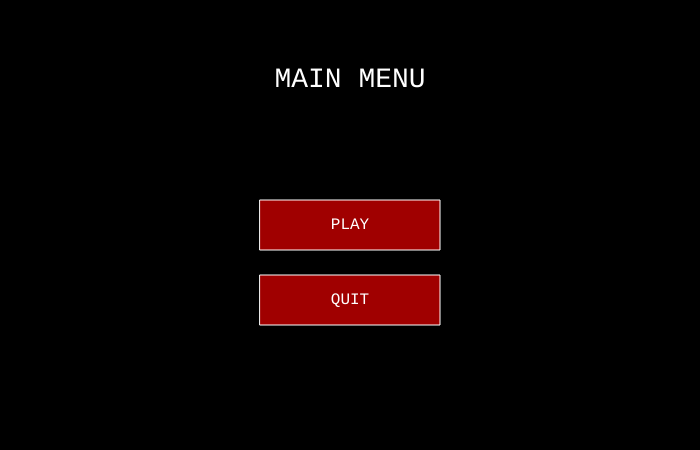
Frame 1 (no input)
Frame 60 (no input): identical to frame 1, image omitted
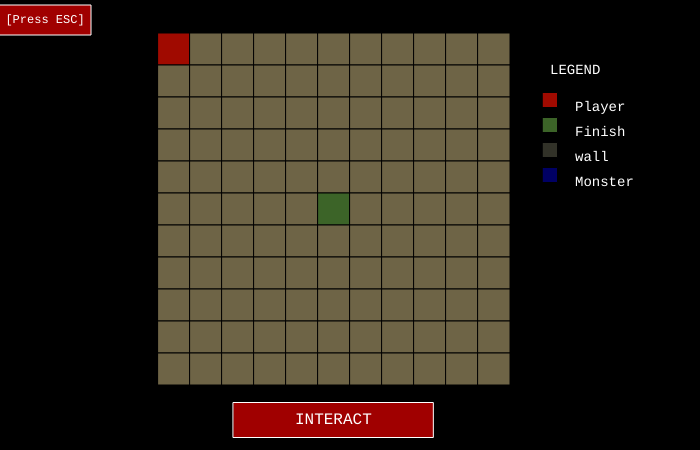
Frame 120 (the mouse pressed at the canvas centre since frame 60)

The p5.js sketch that drew these frames (run headless with seeded random() and noise() and a simulated clock; from frame 60 on, the mouse is pressed at the canvas centre):

// p5.js sketch
// ── sketch.js
let gameState = "menu";
let controllerState = "map";
let hp = 3;
console.log(hp);

 // ===== PLAYER VARIABLES =====
  let px = 0;
  let py = 0;
  // ===== Finish Variables =====
  let fx = 5;
  let fy = 5;
  // // ===== Enemy Variables =====
  let mx = 1;
  let my = 3;
   // ===== Button Variables =====
  let bx = 9;
  let by = 19;

  let distx = (px - mx);
  let disty = (py - my);

// ===== MAP =====
let gridSize = 11;
let cellSize = 32;
let grid = [];
let level = 1;

// ===== START MENU BUTTONS =====
let playBtn = { x: 350, y: 225, w: 180, h: 50 };
let quitBtn = { x: 350, y: 300, w: 180, h: 50 };
let interactBtn = { x: 700 / 2.05, y: 450 - 30, w: 200, h: 35 };
let LkeyBtn = { x: 230, y: 260, w: 130, h: 50 };
let RkeyBtn = { x: 430, y: 260, w: 130, h: 50 };
let UkeyBtn = { x: 330, y: 190, w: 130, h: 50 };
let DkeyBtn = { x: 330, y: 330, w: 130, h: 50 };

// ===== PAUSE FUNCTION =====
let isPaused = false;

// ===== GAME =====
function setup() {
  createCanvas(700, 450); // wider for legend
  textFont("monospace");
  textAlign(CENTER, CENTER);
}

function draw() {
  background(0);

  if (hp == 0){
        gameState = "quit";
      }

  if (level == 5){
    gameState = "win";
  }
      
  if (gameState === "menu") {
    drawMenu();
  } else if (gameState === "game") {
    drawESC();
    drawInteract();
    drawGrid();

     if (level > 2){
        monsterAI();
      }

     if (controllerState == "interact") {
    drawController();
    drawCoordinates();
    drawDpad();
     if ((px == fx && py == fy)){
      level = level + 1; 
      if (level == 2){
        px = 5;
        py = 0;
      }
      if (level == 3){
      px = 1;
      py = 5;
      }
      if (level == 4){
      px = 1;
      py = 8;
      mx = 1;
      my = 1;
      }
      controllerState = "map";
    }
     if ((px == mx && py == my)){
      hp = hp - 1; 
      if (level == 3){
      px = 1;
      py = 5;
      mx = 1;
      my = 3;
      }
      controllerState = "map";
    }
  } else if (controllerState == "map") {
    generateMap();
    drawLegend();
  }

    if (isPaused) {
      drawPauseOverlay();
    }
  } else if (gameState === "quit") {
    drawQuitScreen();
    noLoop();
  } 

  if (gameState == "win"){
    drawWinScreen();
    noLoop();
  }
}

// ===== START MENU =====
function drawMenu() {
  fill(255);
  textSize(28);
  text("MAIN MENU", width / 2, 80);

  drawMenuButton(playBtn, "PLAY");
  drawMenuButton(quitBtn, "QUIT");
}

function drawMenuButton(btn, label) {
  rectMode(CENTER);

  fill(160, 0, 0);
  stroke(255);
  rect(btn.x, btn.y, btn.w, btn.h);

  noStroke();
  fill(255);
  textSize(16);
  text(label, btn.x, btn.y);
}


function isInside(btn) {
  return (
    mouseX > btn.x - btn.w / 2 &&
    mouseX < btn.x + btn.w / 2 &&
    mouseY > btn.y - btn.h / 2 &&
    mouseY < btn.y + btn.h / 2
  );
}

// ===== START GAME =====
function startGame() {
  generateMap();
  isPaused = false;
  gameState = "game";
}

// ===== KEY INPUT =====
function keyPressed() {
  if (gameState === "game") {
    if (keyCode === ESCAPE) {
      isPaused = true;
      return false;
    }

    if (key === " " && isPaused) {
      isPaused = false;
    }
  }
}

// ===== MAP GENERATION =====
function generateMap(type) {
  // clear grid
  for (let y = 0; y < gridSize; y++) {
    grid[y] = [];
    for (let x = 0; x < gridSize; x++) {
      grid[y][x] = "empty";
    }
  }

  grid[py][px] = "player";
  grid[fy][fx] = "finish";

  if (level === 2) {
    fx = 5;
    fy = 10;
    grid[4][4] = "wall";
    grid[4][5] = "wall";
    grid[4][6] = "wall";
    grid[5][4] = "wall";
    grid[5][5] = "wall";
    grid[5][6] = "wall";
    grid[6][4] = "wall";
    grid[6][5] = "wall";
    grid[6][6] = "wall";
  }

  if (level === 3) {
    fx = 1;
    fy = 1;
    grid[3][3] = "wall";
    grid[3][4] = "wall";
    grid[3][5] = "wall";
    grid[3][6] = "wall";
    grid[3][7] = "wall";
    grid[4][3] = "wall";
    grid[4][4] = "wall";
    grid[4][5] = "wall";
    grid[4][6] = "wall";
    grid[4][7] = "wall";
    grid[5][3] = "wall";
    grid[5][4] = "wall";
    grid[5][5] = "wall";
    grid[5][6] = "wall";
    grid[5][7] = "wall";
    grid[6][3] = "wall";
    grid[6][4] = "wall";
    grid[6][5] = "wall";
    grid[6][6] = "wall";
    grid[6][7] = "wall";
    grid[7][3] = "wall";
    grid[7][4] = "wall";
    grid[7][5] = "wall";
    grid[7][6] = "wall";
    grid[7][7] = "wall";
    grid[my][mx] = "monster";
  }

  if (level === 4) {
    fx = 1;
    fy = 1;
    grid[3][3] = "wall";
    grid[3][4] = "wall";
    grid[3][5] = "wall";
    grid[3][6] = "wall";
    grid[3][7] = "wall";
    grid[4][3] = "wall";
    grid[4][4] = "wall";
    grid[4][5] = "wall";
    grid[4][6] = "wall";
    grid[4][7] = "wall";
    grid[5][3] = "wall";
    grid[5][4] = "wall";
    grid[5][5] = "wall";
    grid[5][6] = "wall";
    grid[5][7] = "wall";
    grid[6][3] = "wall";
    grid[6][4] = "wall";
    grid[6][5] = "wall";
    grid[6][6] = "wall";
    grid[6][7] = "wall";
    grid[7][3] = "wall";
    grid[7][4] = "wall";
    grid[7][5] = "wall";
    grid[7][6] = "wall";
    grid[7][7] = "wall";
    grid[my][mx] = "monster";
    grid[bx][by] = "button";
}
}

// ===== DRAW GRID =====
function drawGrid() {
  let gridPixelSize = gridSize * cellSize;

  let offsetX = 350 - gridPixelSize / 2;
  let offsetY = height / 2 - gridPixelSize / 2;

  for (let y = 0; y < gridSize; y++) {
    for (let x = 0; x < gridSize; x++) {
      let tile = grid[y][x];

      let col = color(110, 100, 70);

      //determines which tile is which
      if (tile == "player") col = color(160, 10, 0);
      if (tile === "finish") col = color(60, 100, 40);
      if (tile === "wall") col = color(48, 47, 38);
      if (tile === "trap") col = color(150, 0, 150);
      if (tile === "button") col = color(100, 200, 255);
      if (tile === "monster") col = color(0, 0, 100);

      fill(col);
      stroke(0);

      rect(offsetX + x * cellSize, offsetY + y * cellSize, cellSize, cellSize);
    }
  }
}

// ===== CLICK =====
function mousePressed() {
  if (gameState === "menu") {
    if (isInside(playBtn)) {
      startGame();
    } else if (isInside(quitBtn)) {
      gameState = "quit";
    }
  }
  if (controllerState === "map") {
    if (isInside(interactBtn)) {
      controllerState = "interact";
    }
  } else if (controllerState === "interact") {
    if (isInside(DkeyBtn)){
      console.log(mx,my);
      if (level > 2){
        if (grid[mx][my + 1] === "wall"){
          if (distx > 1){
            mx = mx + 1;
            if (mx > 10){mx = 10;}
          } else if (distx < 0){
            mx = mx - 1;
            if (mx < 0){mx = 0;}
          }
        } else {
          if (disty < 0){
            my = my + 1;
            if (my > 10){my = 10;}
          } else if (disty > -1){
            my = my - 1;
            if (my < 0){my = 0;}
        }
      }
    }

      if (grid[px][py + 1] === "wall"){} else{
       py = py + 1;
       if (py > 10){py = 10;}
      }
    }
    if (isInside(RkeyBtn)){
      if (level > 2){
        if (grid[mx + 1][my] === "wall"){
          if (disty < 1){
            my = my + 1;
            if (my > 10){my = 10;}
          } else if (disty > 0){
            my = my - 1;
            if (my < 0){my = 0;}
          }
        } else {
          if (distx < 0){
            mx = mx + 1;
            if (mx > 10){mx = 10;}
          } else if (distx > -1){
            mx = mx - 1;
            if (mx < 0){mx = 0;}
        }
      }
    }
      if (grid[px + 1][py] === "wall"){} else{
       px = px + 1;
       if (px > 10){px = 10;}
      }
    }
    if (isInside(UkeyBtn)){
      if (level > 2){
        if (grid[mx][my - 1] === "wall"){
          if (distx > 1){
            mx = mx - 1;
            if (mx < 0){mx = 0;}
          } else if (distx < 0){
            mx = mx + 1;
            if (mx > 10){mx = 10;}
          }
        } else {
          if (disty > 0){
            my = my - 1;
            if (my < 0){my = 0;}
          } else if (disty > 1){
            my = my + 1;
            if (my > 10){my = 10;}
        }
      }
    }
      if (grid[px][py - 1] === "wall"){} else{
      py = py - 1;
      if (py < 0){py = 0;}
      }
    }
    if (isInside(LkeyBtn)){
       if (level > 2){
        if (grid[mx - 1][my] === "wall"){
          if (disty > 1){
            my = my + 1;
            if (my > 10){my = 10;}
          } else if (disty < 0){
            my = my - 1;
            if (my < 0){my = 0;}
          }
        } else {
          if (distx > 0){
            mx = mx + 1;
            if (mx > 10){mx = 10;}
          } else if (distx < 1){
            mx = mx - 1;
            if (mx < 0){mx = 0;}
        }
      }
    }
     if (grid[px - 1][py] === "wall"){} else{
      px = px - 1;
      if (px < 0){px = 0;}
     }
    }
    if (isInside(interactBtn)) {
      controllerState = "map";
    }
  }
}


// ===== LEGEND =====
function drawLegend() {
  let x = 550;
  let y = 100;

  textAlign(LEFT, CENTER);
  textSize(14);
  fill(255);
  text("LEGEND", x, y - 30);

  drawLegendItem(x, y, color(160, 10, 0), "Player");
  drawLegendItem(x, y + 25, color(60, 100, 40), "Finish");
  drawLegendItem(x, y + 50, color(50, 50, 40), "wall");
  // drawLegendItem(x, y + 100, color(100, 200, 255), "Button");
  drawLegendItem(x, y + 75, color(0, 0, 100), "Monster");
  // drawLegendItem(x, y + 125, color(150, 0, 150), "Trap");
}

function drawLegendItem(x, y, col, label) {
  fill(col);
  rect(x, y, 15, 15);
  fill(255);
  text(label, x + 25, y + 7);
}

// ===== UI (UNCHANGED) =====
// ===== ESCAPE KEY =====
function drawESC() {
  fill(160, 0, 0);
  stroke(255);
  rect(45, 20, 92, 30);

  noStroke();
  fill(255);
  textSize(12);
  textAlign(CENTER);
  text("[Press ESC]", 45, 20);
}

// ===== INTERACTION =====
function drawInteract() {
  rectMode(CENTER);

  fill(160, 0, 0);
  stroke(255);
  rect(width / 2.1, height - 30, 200, 35);

  noStroke();
  fill(255);
  textSize(16);
  text("INTERACT", width / 2.1, height - 30);

  if (isInside(interactBtn) && mouseIsPressed){
  fill(100, 0, 0);
  stroke(150);
  rect(width / 2.1, height - 30, 200, 35);

  noStroke();
  fill(150);
  textSize(16);
  text("INTERACT", width / 2.1, height - 30);
  }
}

// ===== KEYBOARD =====
function drawDpad() {
  let margin = 30;
  let cx = 330;
  let cy = 260;
  let xgap = 100;
  let ygap = 70;
  drawKey(cx, cy - ygap, "↑");
  drawKey(cx, cy + ygap, "↓");
  drawKey(cx - xgap, cy, "←");
  drawKey(cx + xgap, cy, "→");
}

function drawKey(x, y, label) {
  rectMode(CENTER);

  fill(30);
  stroke(255);
  rect(x, y, 130, 50);

  noStroke();
  fill(255);
  textSize(20);
  text(label, x, y + 2);

  if (isInside(UkeyBtn) && mouseIsPressed){
  fill(10);
  stroke(150);
  rect(330,190,130, 50);

  noStroke();
  fill(150);
  textSize(20);
  text("↑",330,190);
  }

    if (isInside(DkeyBtn) && mouseIsPressed){
  fill(10);
  stroke(150);
  rect(330,330,130, 50);

  noStroke();
  fill(150);
  textSize(20);
  text("↓",330,330);
  }

    if (isInside(LkeyBtn) && mouseIsPressed){
  fill(10);
  stroke(150);
  rect(230,260,130, 50);

  noStroke();
  fill(150);
  textSize(20);
  text("←",230,260);
  }

    if (isInside(RkeyBtn) && mouseIsPressed){
  fill(10);
  stroke(150);
  rect(430,260,130, 50);

  noStroke();
  fill(150);
  textSize(20);
  text("→",430,260);
  }
}

function drawController() {
  fill(160, 0, 0);
  stroke(255);
  rect(330, 210, 450, 355);
}

// ===== CONTROLLER =====
function drawCoordinates() {
  rectMode(CENTER);

  fill(0);
  stroke(55); 
  rect(330, 115, 220, 60);

  noStroke();
  fill(255);
  textSize(20);
  textAlign(CENTER);
  text(`${hp} HP [${px},${py}] Lv${level}`, 330, 115);
}

function monsterAI(){
if (isInside(DkeyBtn) && mouseIsPressed){
  
  
}
}

// ===== PAUSE =====
function drawPauseOverlay() {
  textAlign(LEFT);
  fill(0, 250);
  rect(350, 230, width, height);

  fill(255);
  textSize(24);
  text("PAUSED", width / 2.35, height / 3);

  textSize(14);
  text("Press SPACE to resume", width / 2.75, height / 2.75 + 30);
}

// ===== QUIT =====
function drawQuitScreen() {
  fill(255);
  textSize(20);
  text("GAME OVER", width / 2, height / 2);
}

// ===== WIN =====
function drawWinScreen() {
  fill(255);
  textSize(20);
  text("YOU WIN!", width / 2, height / 2);
}
